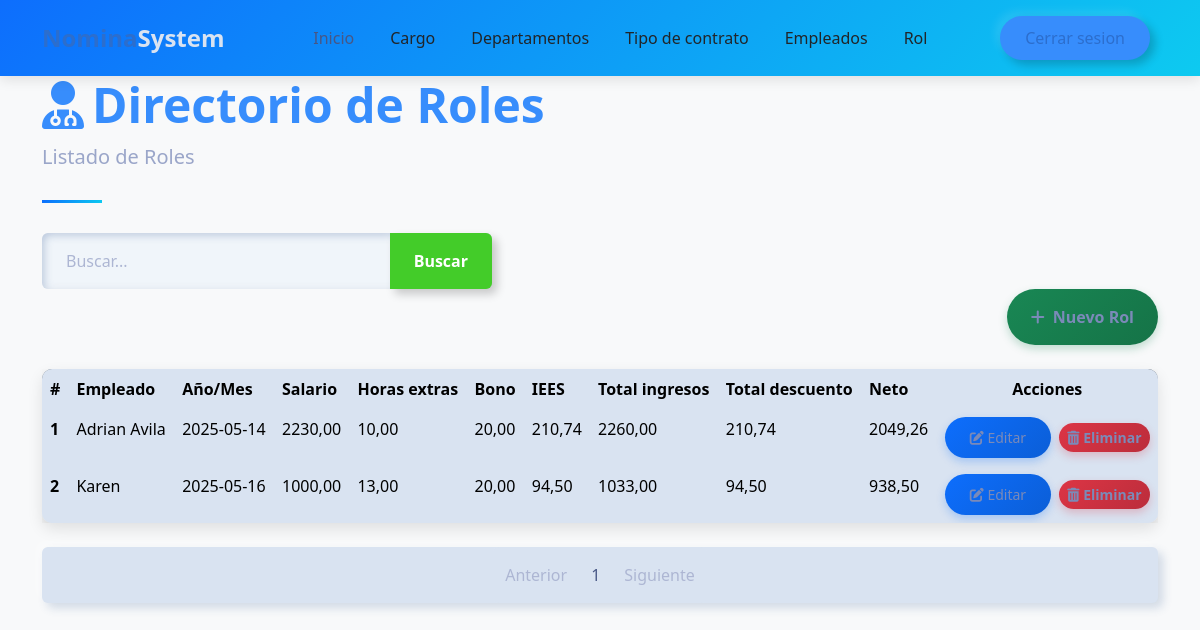
/payroll/list/payslips/ (signed in), run on an earlier commit of the app's database.
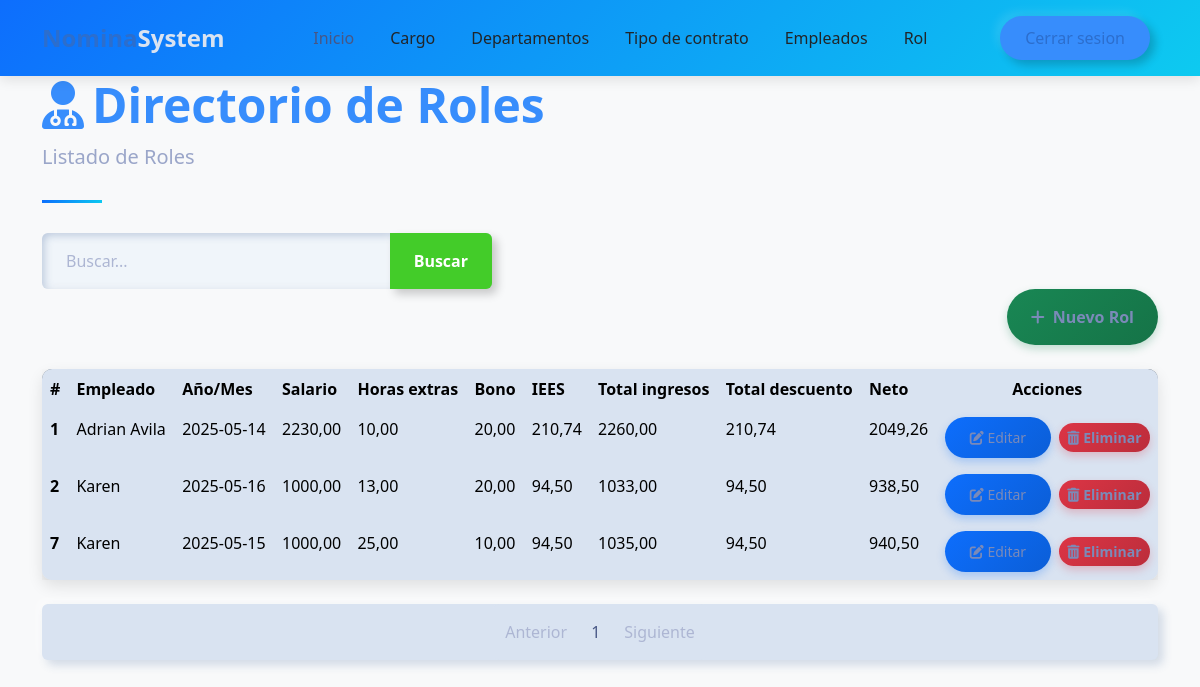
And on a later commit of the database.
### payroll/models.py (models this page shows, shortened)
class Payslip(models.Model):
    employee = models.ForeignKey(Employee, on_delete=models.CASCADE)
    year_month = models.DateField()#202501
    salary = models.DecimalField(max_digits=10, decimal_places=2, validators=[MinValueValidator(0.01)])
    overtime_hours = models.DecimalField(max_digits=10, decimal_places=2, validators=[MinValueValidator(0.01)])
    bonus = models.DecimalField(max_digits=10, decimal_places=2, validators=[MinValueValidator(0.01)])
    iess = models.DecimalField(max_digits=10, decimal_places=2, validators=[MinValueValidator(0.01)])
    tot_ing = models.DecimalField(max_digits=10, decimal_places=2, validators=[MinValueValidator(0.01)])
    tot_des = models.DecimalField(max_digits=10, decimal_places=2, validators=[MinValueValidator(0.01)])
    neto = models.DecimalField(max_digits=10, decimal_places=2, validators=[MinValueValidator(0.01)])

class Employee(models.Model):
    SEX_CHOICES = [
        ('M', 'Masculino'),
        ('F', 'Femenino'),
        ]
    name = models.CharField(max_length=100)
    dni = models.CharField(max_length=10, unique=True)
    address = models.TextField()
    sex = models.CharField(max_length=1, choices=SEX_CHOICES)
    salary = models.DecimalField(max_digits=10, decimal_places=2, validators=[MinValueValidator(0.01)])
    position = models.ForeignKey(Position, on_delete=models.CASCADE)
    department = models.ForeignKey(Department,on_delete=models.CASCADE)
    contract_type = models.ForeignKey(ContractType,on_delete=models.CASCADE)

### payroll/views/payslip.py (the view)
# urls.py: path('list/payslips/', payslip.list_payslip, name='list_payslip'),
@login_required(login_url='sign_in')
def list_payslip(request):
    try:
        query=request.GET.get('search',None)
        if query:
            list_payslips=Payslip.objects.filter(Q(employee__name__icontains=query)|Q(year_month__icontains=query)|Q(salary__icontains=query) | Q(overtime_hours__icontains=query) | Q(bonus__icontains=query)  |Q(iess__icontains=query) | Q(tot_ing__icontains=query) | Q(tot_des__icontains=query) | Q(neto__icontains=query))
        else:
            list_payslips=Payslip.objects.all()
        context=paginator(request,list_payslips)
        return render(request,'payslip/list_payslip.html',context)
    except Exception as e:
        print(f"Error: {e}")
        return render(request,'payslip/list_payslip.html',{'error':'Error al buscar'})

### payroll/helpers/utilies.py (called while the page is built)
def paginator(request,objects):
    paginator=Paginator(objects,3)
    page_number=request.GET.get('page')
    registers=paginator.get_page(page_number)
    current_page = registers.number
    total_pages = paginator.num_pages
    pages_range = []
    for i in range(1, total_pages + 1):
        if abs(i - current_page) <= 2 or i == 1 or i == total_pages:
            pages_range.append(i)
    return {'registers': registers,'pages_range':pages_range,'current_page':current_page}

### template/payslip/list_payslip.html (shortened to what this page needs)
{% extends 'layout/base_nav.html' %}
{% load static %}
{% block content %}
<div class="container">
    <header class="page-header">
        <h1 class="display-5 fw-bold text-primary">
            <i class="fas fa-user-md me-2"></i>Directorio de Roles
        </h1>
        <p class="lead text-muted">Listado de Roles</p>
    </header>
    <form action="" style="max-width: 450px;">
        <div class="input-group">
            <input type="text" class="form-control" placeholder="Buscar..." name="search"
                value="{{ request.GET.search }}">
            <button class="btn btn-outline-success" data-bs-toggle="tooltip"
                data-bs-title="Escriba parte del apellido y click en buscar">
                Buscar
            </button>
        </div>
    </form>
    <div class="d-flex justify-content-end mb-4">
        <a class="btn btn-success" href="{% url 'payroll:create_payslip' %}">
            <i class="fas fa-plus me-2"></i>Nuevo Rol
        </a>
    </div>
    <div class="card mb-4">
        <div class="card-body p-0">
            <div class="table-responsive">
                <table class="table table-hover mb-0">
                    <thead>
                        <tr>
                            <th scope="col">#</th>
                            <th scope="col">Empleado</th>
                            <th scope="col">Año/Mes</th>
                            <th scope="col">Salario</th>
                            <th scope="col">Horas extras</th>
                            <th scope="col">Bono</th>
                            <th scope="col">IEES</th>
                            <th scope="col">Total ingresos</th>
                            <th scope="col">Total descuento</th>
                            <th scope="col">Neto</th>
                            <th scope="col" class="text-center">Acciones</th>
                        </tr>
                    </thead>
                    <tbody>
                        {% for item in registers %}
                        <tr>
                            <th scope="row">{{item.id}}</th>
                            <td>{{item.employee.name}}</td>
                            <td>{{item.year_month|date:"Y-m-d" }}</td>
                            <td>{{item.salary}}</td>
                            <td>{{item.overtime_hours}}</td>
                            <td>{{item.bonus}}</td>
                            <td>{{item.iess}}</td>
                            <td>{{item.tot_ing}}</td>
                            <td>{{item.tot_des}}</td>
                            <td>{{item.neto}}</td>
                            <td class="text-center">
                                <a href="{% url 'payroll:update_payslip' item.id %}" class="btn btn-sm btn-primary me-1">
                                    <i class="fas fa-edit"></i> Editar
                                </a>
                                <a href="{% url 'payroll:delete_payslip' item.id %}" class="btn btn-sm btn-danger">
                                    <i class="fas fa-trash-alt"></i> Eliminar
                                </a>
                            </td>
                        </tr>
                        {% endfor %}
                    </tbody>
                </table>
            </div>
        </div>
    </div>
    {% include 'layout/paginator.html' %}
</div>
{% endblock %}

What changed in the data, as far as the page shows it:
added Payslip: id "7", employee.name "Karen", year_month "2025-05-15", salary "1000,00", overtime_hours "25,00", bonus "10,00", iess "94,50", tot_ing "1035,00", tot_des "94,50", neto "940,50"
